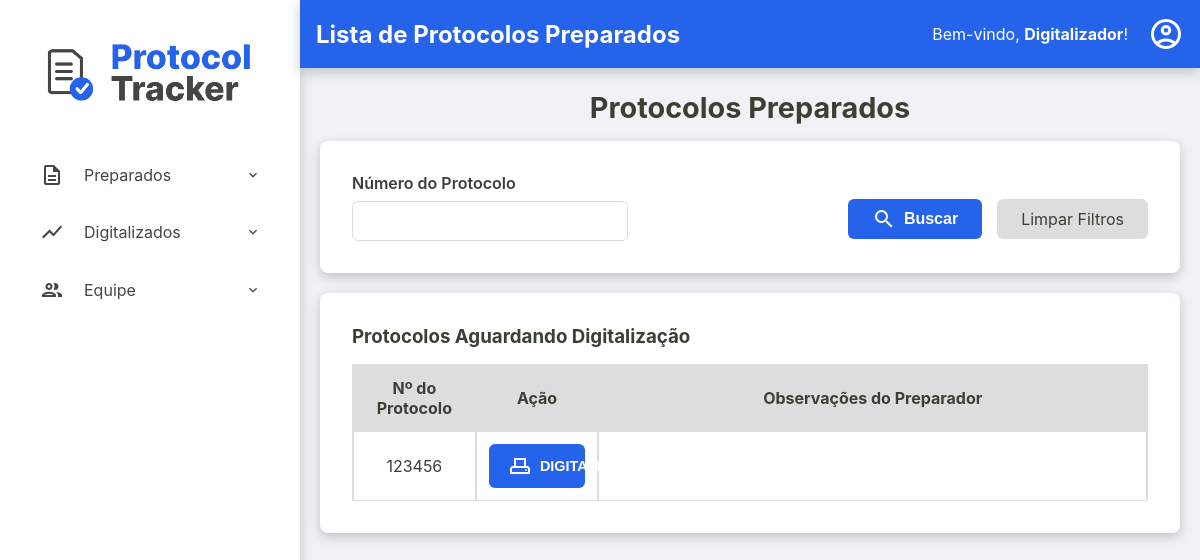
Page /digitalizadores/preparados (signed in) on the earlier database version.
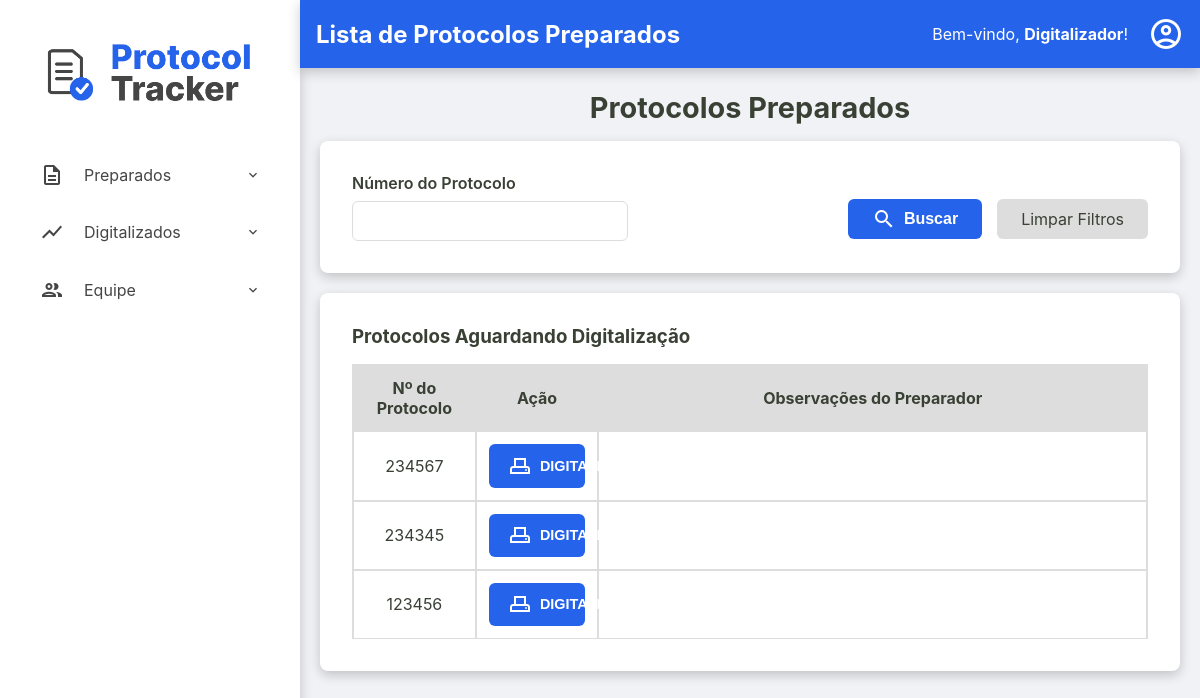
Same page on the later database version.
### tables this page shows
CREATE TABLE protocolos (
    id TEXT PRIMARY KEY,
    id_remessa TEXT NOT NULL,
    numero_protocolo TEXT NOT NULL UNIQUE,
    data_preparacao TEXT NULL,
    id_preparador INTEGER NULL,
    data_digitalizacao TEXT NULL,
    id_digitalizador INTEGER NULL,
    status TEXT NOT NULL DEFAULT 'RECEBIDO',
    quantidade_paginas INTEGER NULL CHECK (quantidade_paginas >= 0),
    observacoes TEXT NULL,
    FOREIGN KEY (id_remessa) REFERENCES remessas (id),
    FOREIGN KEY (id_preparador) REFERENCES usuarios (id),
    FOREIGN KEY (id_digitalizador) REFERENCES usuarios (id)
  );

### src/Controller/ProtocoloController.php (called while the page is built, shortened)
<?php
class ProtocoloController
{
    public function digitalizadores_listaPreparados()
    {
        try {
            $numeroFiltro = $_GET['numero_protocolo'] ?? null;
            $listaProtocolosPreparados = $this->protocoloRepository->searchByNumeroEStatus($numeroFiltro, 'PREPARADO');
            require __DIR__ . '/../../templates/digitalizadores/preparados.php';
        } catch (Exception $e) {
            $this->home($e->getMessage());
        }
    }
}

### src/Repository/ProtocoloRepository.php (called while the page is built, shortened)
<?php
class ProtocoloRepository implements ProtocoloRepositoryInterface
{
    private PDO $connection;
    public function __construct(PDO $connection)
    {
        $this->connection = $connection;
    }
    public function searchByNumeroEStatus(?string $numero_protocolo = null, string $status): array
    {
        $sqlConditions = [];
        $parameters = [];
        $sqlConditions[] = 'status = :status';
        $parameters[':status'] = $status;
        $sqlQuery = 'SELECT * FROM protocolos WHERE ' . implode(' AND ', $sqlConditions) . ' ORDER BY numero_protocolo DESC;';
        $stmt = $this->connection->prepare($sqlQuery);
        $stmt->execute($parameters);
        return $this->hidrataLista($stmt);
    }
    private function hidrataLista(PDOStatement $stmt): array
    {
        $listaDeProtocolos = [];
        while($dadosProtocolo = $stmt->fetch()){
            $listaDeProtocolos[] = Protocolo::fromArray($dadosProtocolo);
        }
        return $listaDeProtocolos;
    }
}

### src/Model/Protocolo.php (called while the page is built, shortened)
<?php
class Protocolo {
    public function getId(): ?string { return $this->id; }
    public function getNumeroProtocolo(): string { return $this->numero_protocolo; }
    public function getObservacoes(): ?string { return $this->observacoes; }
    public static function fromArray(array $array): self
    {
        try {
            $data_preparacao = isset($array['data_preparacao']) ? new DateTimeImmutable($array['data_preparacao']) :  null;
            $data_digitalizacao = isset($array['data_digitalizacao']) ? new DateTimeImmutable($array['data_digitalizacao']) :  null;
        } catch (Exception $e) {
            throw new Exception("Falha ao criar data");
        }
        return new self(
            $array['id'],
            $array['id_remessa'],
            $array['numero_protocolo'],
            $data_preparacao,
            isset($array['id_preparador']) ? (int) $array['id_preparador'] : null,
            $data_digitalizacao,
            isset($array['id_digitalizador']) ? (int) $array['id_digitalizador'] : null,
            $array['status'],
            isset($array['quantidade_paginas']) ? (int) $array['quantidade_paginas'] : null,
            $array['observacoes'] ?? null,
        );
    }
}

### templates/digitalizadores/preparados.php (the view, shortened to what the changed rows need)
<?php require __DIR__ . '/../components/_header.php'; ?>
<h2>Protocolos Preparados</h2>
<div class="container-principal-busca">
<div class="listagem-container">
    <table class="protocolos-table datatable-js tabela-protocolos" id="tabela-protocolos">
        <thead>
            <tr>
                <th>Nº do Protocolo</th>
                <th class="acoes-header">Ação</th>
                <th>Observações do Preparador</th>
            </tr>
        </thead>
        <tbody>
            <?php foreach ($listaProtocolosPreparados as $protocolo): ?>
                <tr>
                    <td><?= htmlspecialchars($protocolo->getNumeroProtocolo()) ?></td>
                    <td class="acoes-cell">
                        <button
                            type="button"
                            class="btn-acao-digitalizar open-modal-digitalizar"
                            data-protocolo-id="<?= htmlspecialchars($protocolo->getId()) ?>"
                            data-protocolo-numero="<?= htmlspecialchars($protocolo->getNumeroProtocolo()) ?>"
                            data-protocolo-observacoes="<?= htmlspecialchars($protocolo->getObservacoes() ?? '') ?>"
                        >
                            <span class="material-icons-outlined">adf_scanner</span> Digitalizar
                        </button>
                    </td>
                    <td class="coluna-observacoes" title="<?= htmlspecialchars($protocolo->getObservacoes() ?? '') ?>">
                    </td>
                </tr>
            <?php endforeach; ?>
        </tbody>
    </table>
</div>
</div>
<?php require __DIR__ . '/../components/_footer.php'; ?>

Differences in the rows shown:
now on this page (row edited): protocolos: numero_protocolo "234567"
now on this page (row edited): protocolos: numero_protocolo "234345"
